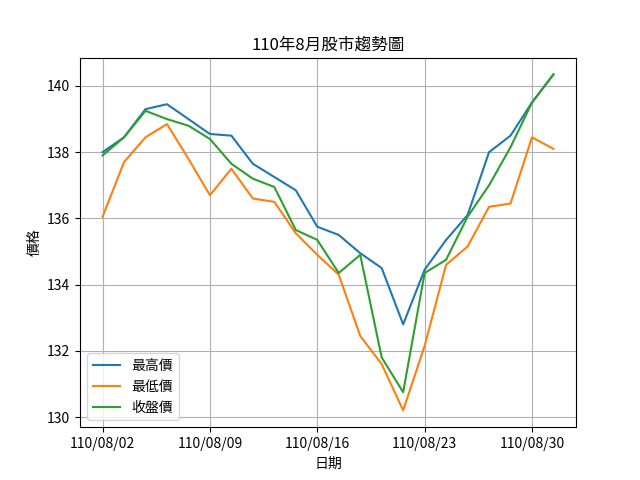

Recreate this plot in Python.
import pandas as pd
import matplotlib.pyplot as plt

# 讀取csv
df = pd.read_csv("./month_stock.csv", encoding="big5")
# print(df)

# 篩選我們要的資料
chart_df = df[["日期", "最高價", "最低價", "收盤價"]]
# 將日期設為x軸
chart_df.set_index("日期", inplace=True)
print(chart_df)

# 設定中文字體
plt.rcParams['font.sans-serif'] = ['Taipei Sans TC Beta']

# 繪圖
chart = chart_df.plot(xlabel="日期", ylabel="價格", title="110年8月股市趨勢圖", legend=True)
plt.grid()

# 存成圖片(一定要放前面!)
plt.savefig("pandas_chart.png")
# 顯示圖片
plt.show()
